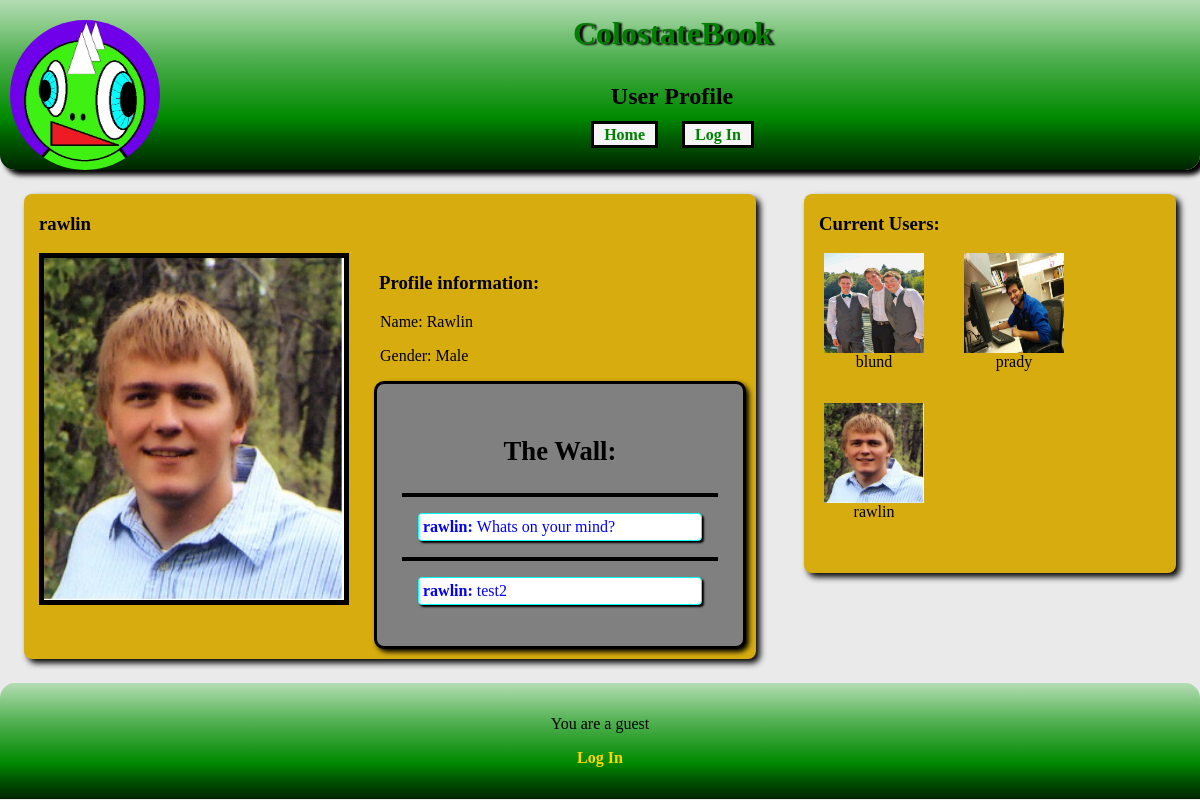
Before: /profile.php?uname=rawlin with the older database file.
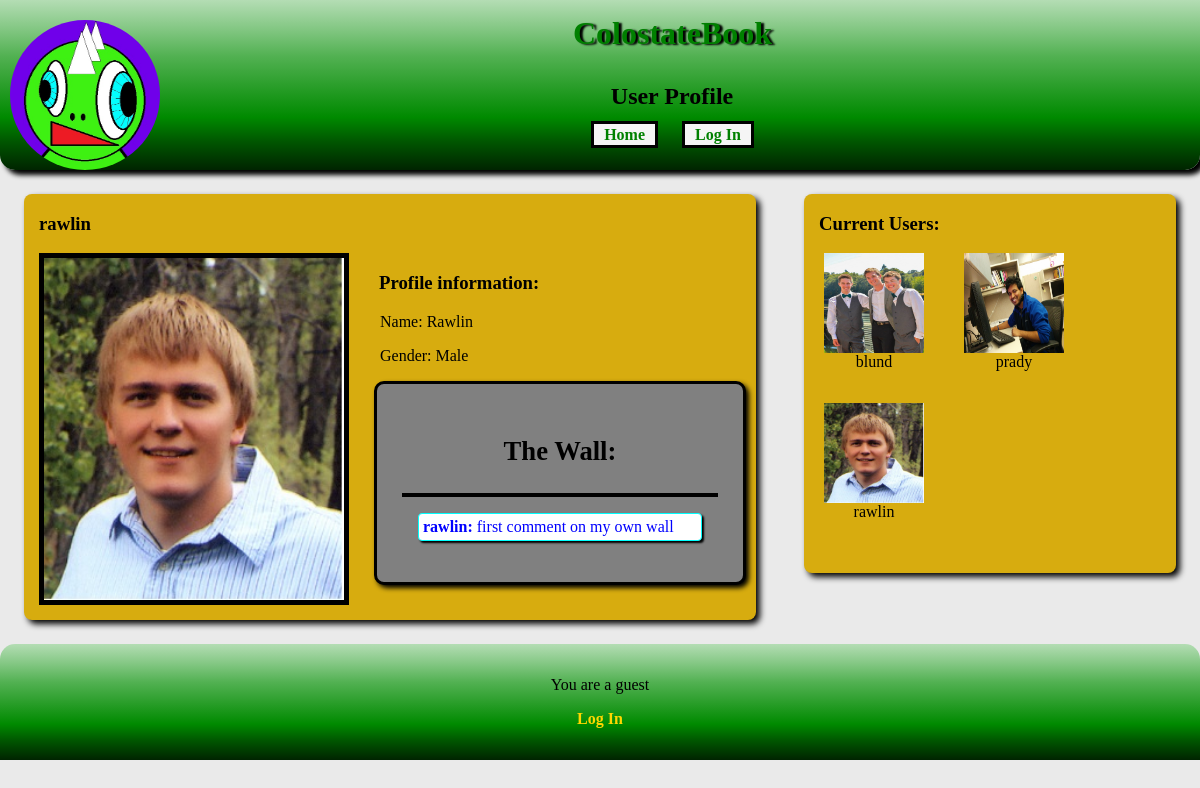
After: the same page with the newer database file.
### tables this page shows
CREATE TABLE users (username varchar(255) unique primary key, password varchar(255), name varchar(255), gender varchar(6), phone varchar(20), email varchar(255), admin boolean, pictureLocation varchar(255) , bio varchar(255));

CREATE TABLE communications (id INTEGER PRIMARY KEY autoincrement, messageType varchar(8), sender varchar(255), reciever varchar(255), time timestamp, message varchar(500), repliedToID INTEGER,FOREIGN KEY (sender) references users(username), FOREIGN key (reciever) references users(username), FOREIGN KEY (repliedToID) references communications(id));

### helpers.php (called while the page is built, shortened)
<?php
include_once "post.php";
function makeNewUser($uname, $pass, $name, $sex, $number, $mail, $privileges, $picture, $friends, $pending, $bio) {
	$u = new User();
	$u->username = $uname;
	$u->passwd  = $pass;
	$u->name  = $name;
	$u->gender = $sex;
	$u->phone  = $number;
	$u->email  = $mail;
	$u->admin  = $privileges;
	$u->pic = $picture;
	$u->friends = $friends;
	$u->pending = $pending;
	$u->bio = $bio;
	return $u;
}
function readUsers() {
	$q = new Querries();
	$db = $q->getDB();
	$array = $db->query($q->GET_ALL_USER_NAMES);
	$retVal=array();
  	while($res = $array->fetchArray())
	{
		$user = getUser($res["username"]);
        	array_push($retVal, $user);
        }
	return $retVal;
}
function getUser($uname) {
	$q = new Querries();
	$db = $q->getDB();
	$array = $db->query(sprintf($q->GET_USER, $uname));
	$res = $array->fetchArray();
  	$user = makeNewUser($res["username"],$res["password"],$res["name"],$res["gender"],$res["phone"],$res["email"],$res["admin"],$res["pictureLocation"], array(), array(), $res["bio"]);
	$user->friends = getFriends($uname);
	$user->pending = getRequests($uname);
	return $user;
}
function getUserSummary($username) {
	return getUser($username)->bio;
}
function getFriends($uname){
	if($uname == 'guest') return array();
	$q = new Querries();
	$db = $q->getDB();
	$array = $db->query(sprintf($q->GET_USER_FRIENDS, $uname));
	$friends=array();
	while($res = $array->fetchArray())
	{
		$user = $res["friend"];
		array_push($friends,$user);
	}
	return $friends;
}
function getRequestUsers($uname){
	$q = new Querries();
	$db = $q->getDB();
	$array = $db->query(sprintf($q->GET_PENDING_REQUESTS, $uname));
	$requests=array();
	return $requests;
}
function getRequests($uname)
{
	$requests = array();
	foreach(getRequestUsers($uname) as $usr){
		$requests[$usr->username]=$usr->username;
	}
	return $requests;
}
function isPendingUser($username) {
	$q= new Querries();
	$db = $q->getDB();
	$res = $db->query(sprintf($q->IS_PENDING_USER, $username));
	if(!($res instanceof Sqlite3Result))
	{
		return false;
	}
	else {
		$array = $res->fetchArray();
		if ($array) {
			return true;
		}
		else {
			return false;
		}
	}
}
function getPostsOnUserWall($user)
{
	$q = new Querries();
	$db = $q->getDB();
	$array = $db->query(sprintf($q->GET_COMMENTS_ON_USER_WALL, $user->username));
	$posts = array();
	while($res = $array->fetchArray())
	{
		$topLevelPost = new Post($res['id'],$res["messageType"], $res["sender"], $res["reciever"], $res["time"],$res["message"],"");
		array_push($posts,$topLevelPost);
	}
	return $posts;
}
function sortWallPosts($posts)
{
	for($i=0; $i<count($posts); ++$i)
	{
	    if($posts[$i]->repliedTo=="")
	    {
		$indexOfLowest=0;
		while($indexOfLowest!=-1)
		{
			$indexOfLowest=-1;
			for($j=0; $j<count($posts); ++$j)
			{
				if($posts[$j]->repliedTo==$posts[$j] and ($indexOfLowest==-1 or $posts[$j]->Id < $posts[$indexOfLowest]->Id))
				{
					$indexOfLowest=$j;
				}
			}
		}
		unset($posts[$i]);
		$posts=array_values($posts);
		--$i;
	    }
	}
}
?>

### post.php (called while the page is built, shortened)
<?php
class Post
{
	function Post($Id, $messageType, $sender, $reciever, $timeStamp, $message, $repliedTo)
	{
		$this->messageType = $messageType;
 		$this->sender=$sender;
		$this->message=$message;
		$this->repliedTo=$repliedTo;
	}
}
?>

### profile.php (the view, shortened to what this page needs)
<?php
$pageTitle = 'User Profile';
include 'header.php';
include 'nav.php';
$uname = "";
if (isset($_GET['uname'])) {
	$uname = $_GET['uname'];
}
$user = getUser($uname);
$userSummary = getUserSummary($uname);
?>
<?php if (!is_null($user)) {?>
<div class="wrapper">
	<div class="left">
<?php
echo "<h3>$uname</h3>";
 ?>
<img class="prof_pic" src="<?php echo $user->pic; ?>" alt="Photo of <?php echo $user->name?>" />
<div id="profile_info">
	<h3>Profile information:</h3>
	<p>Name: <?php echo ' ' . $user->name ?></p>
	<p>Gender: <?php echo ' ' . $user->gender ?></p>
<div id="wall">
	<h3>The Wall:</h3>
		<?php
			$user = getUser($uname);
			$posts=getPostsOnUserWall($user);
			$first=TRUE;
			foreach($posts as $post)
			{
				if($post->messageType=='NEW')
				{
					if(!$first)
					{
						echo "</div>";
					}
					else
					{
						$first=FALSE;
					}
					echo "<div class=\"wallPost\">";
				}
				$class=$post->messageType == 'REPLY' ? "reply" : "comment";
				echo"<p id=\"$class\"><b>$post->sender:     </b>$post->message</p>";
			}
		?>
</div>
</div>
</div>
</div>
<?php include 'userList.php'; ?>
</div>
<?php } else {
	?>
	<p>ERROR: No user profile was specified.</p>
<?php } ?>
<?php include 'footer.php'; ?>

### header.php (shortened to what this page needs)
<?php
include 'helpers.php';
readUsers();
?>
<?php  echo '<!DOCTYPE html PUBLIC "-//W3C//DTD XHTML 1.0 Transitional//EN"
"http://www.w3.org/TR/xhtml1/DTD/xhtml1-transitional.dtd">' ?>
<html xmlns="http://www.w3.org/1999/xhtml" xml:lang="en" lang="en">
<head>
   <link href="style.css" rel="stylesheet" type="text/css" />
</head>
<body>
<div id="header">
<a href='home.php'><img src='images/default.jpg' alt='logo'/></a>
<a href='home.php'><h1>ColostateBook</h1></a>
<?php echo "<div id='pageHead'><h2> $pageTitle</h2></div>"; ?>

### nav.php (shortened to what this page needs)
<div id="navs">
	<a href="home.php"><span class="navitem">Home</span></a>
	<?php $status= ($_SESSION["username"]=="guest") ? "Log In" : "Log Out"; ?>
	<a href="login.php"><span class="navitem"><?php echo $status?></span></a>
</div>
</div>

### userList.php (shortened to what this page needs)
<div class="users">
	<div id="friends">
	<h3>Current Users:</h3>
	<?php
	$users = readUsers();
	foreach($users as $u){
		if (!isPendingUser($u->username)) {
		$uname = $u->username;
		$picture = $u->pic;
		if(!in_array($u->username, getFriends($_SESSION['username']))){?>
		<div class="user">
			<?php echo '<a href="profile.php?uname='.$uname.'"><img class="thumbnails" src="'.$picture.'" alt="user1" /></a>'; ?>
			<?php echo $uname ?>
		</div>
	<?php
	}
	}
	}
	?>
	</div>
</div>

### footer.php
<div id="footer">
	<?php if ($_SESSION['username'] != "guest") {?>
	<p>Logged in as: <a href='profile.php?uname=<?php echo $_SESSION['username']?>'>
	<?php echo $_SESSION['username']?></a></p>
	<?php } else { ?>
	<p>You are a guest</p>
	<?php } ?>
	<?php
	if($_SESSION['username'] == "guest"){
		echo "<p><a href='login.php'>Log In</a></p>";
	}
	else{
		echo "<p><a href='login.php'>Log Out</a></p>";
	}
	?>
</div>
</body>
</html>

### style.css (style rules this page uses)
a { text-decoration: none; }
h1 { margin:15px; text-align: center; color:green; vertical-align:center; text-shadow: 3px 1px 2px black; }
#header img { width:150px; height:150px; float:left; margin-left: 10px; margin-top: 5px; border-radius: 150px; -webkit-border-radius: 150px; -moz-border-radius: 150px; }
h3 { margin-left:15px; }
p { margin:1em; color: black; }
h2 { margin:0px; }
html { min-height:530px; }
body { padding:0px; margin:0px; width:100%; height:100%; font-family:Times; background-color: #EAEAEA; }
img.thumbnails { width: 100px; height: 100px; margin-left: auto; margin-right:auto; display:block; }
.user { width: 140px; height: 150px; text-align: center; float:left; overflow:auto; }
img.prof_pic { width:300px; float: left; display: block; margin-left: 15px; margin-right:15px; margin-bottom:15px; border: solid 5px; }
.wrapper { width:100%; height:70%; }
.left { width:61%; margin:2%; background-color:#D7AC0F; float: left; overflow: auto; border-radius: 8px; box-shadow: 4px 4px 6px; }
.users { width:31%; margin:2%; padding-bottom:20px; background-color:#D7AC0F; float:left; overflow: auto; border-radius: 8px; box-shadow: 4px 4px 6px; }
#header { min-height:20px; height:20%; overflow:hidden; background: linear-gradient(to bottom, #b4ddb4 0%,#83c783 17%,#52b152 33%,#008a00 69%,#005700 83%,#002400 100%); border-bottom-left-radius: 15px; border-bottom-right-radius: 15px; box-shadow: 5px 5px 5px; }
#footer { background: linear-gradient(to bottom, #b4ddb4 0%,#83c783 17%,#52b152 33%,#008a00 69%,#005700 83%,#002400 100%); text-align:center; height:10%; clear:both; color:grey; padding:1em; border-top-left-radius: 15px; border-top-right-radius: 15px; }
#pageHead { text-align:center; padding:1em; color: black; }
.navitem { width:150px; padding-left:10px; padding-right:10px; padding-top:0.1em; padding-bottom:0.1em; text-align:center; background-color:whitesmoke; border:3px solid black; margin:10px; margin-top:-50px; font-weight:bold; font-size:16px; position: relative; top:-15px; }
#navs { margin:15px; margin-bottom:0px; text-align:center; }
#navs a:link { color: green; }
a:link { font-weight: bold; color: gold; }
#profile_info { overflow: auto; }
#friends { width: 100%; float:left; }
#wall { margin: 10px; border: 3px solid black; background-color: grey; padding: 25px; border-radius: 10px; box-shadow: 3px 3px 5px; }
#wall h3 { margin-left: 0px; font-size: 20pt; text-align: center; }
.wallPost { border-top: 4px solid black; overflow: auto; }
#comment { background-color: white; color: blue; border: 1px solid cyan; border-radius: 4px; box-shadow: 2px 2px 2px 0px black; padding: 4px; }

Changed rows visible on the page:
removed communications: sender "rawlin", message "Whats on your mind?"
removed communications: sender "rawlin", message "test2"
added communications: sender "rawlin", message "first comment on my own wall"
